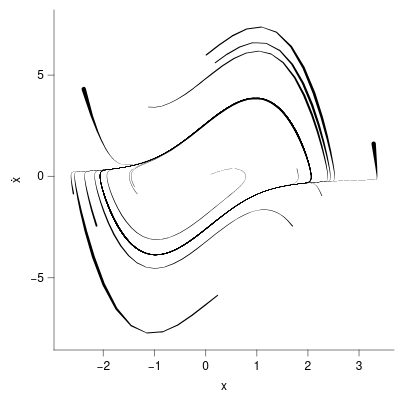

The Vega-Lite source for this figure:
### Vega-Lite specification from a JSON file in a GitHub repository (floating-point values rounded to 4 significant figures; data arrays with more than 128 entries replaced by an {"elided": "..."} marker saying what was removed)
{"background": null, "config": {"arc": {"fill": "#DBDBDB", "fillOpacity": 1.0, "innerRadius": 42.5, "padAngle": 0.03, "stroke": "black", "strokeOpacity": 1, "strokeWidth": 0.25}, "area": {"fill": "#DBDBDB", "fillOpacity": 1.0, "stroke": "black", "strokeOpacity": 1, "strokeWidth": 0.25}, "axis": {"domain": true, "domainCap": "round", "domainColor": "black", "domainWidth": 0.25, "grid": false, "gridCap": "round", "gridColor": "#F1F1F1", "gridDash": [0, 0], "gridOpacity": 1.0, "gridWidth": 0.25, "labelColor": "black", "labelFont": "Helvetica Neue, HelveticaNeue, Helvetica, Arial, sans-serif", "labelFontSize": 6, "labelFontStyle": "normal", "labelFontWeight": 400, "offset": 0, "ticks": true, "tickCap": "round", "tickColor": "black", "tickRound": false, "tickSize": 3.0, "tickWidth": 0.25, "titleColor": "black", "titleFont": "Helvetica Neue, HelveticaNeue, Helvetica, Arial, sans-serif", "titleFontSize": 6, "titleFontStyle": "normal", "titleFontWeight": 400}, "axisX": {"domain": true, "labelAlign": "center", "labelAngle": 0, "labels": true, "ticks": true, "translate": 0}, "axisY": {"domain": true, "labelAlign": "right", "labelAngle": 0, "labels": true, "ticks": true, "translate": 0}, "axisRight": {"domain": true, "labelAlign": "left", "labelAngle": 0, "labels": true, "ticks": true, "translate": 0}, "axisTop": {"domain": true, "labelAlign": "center", "labelAngle": 0, "labels": true, "ticks": true, "translate": 0}, "axisBand": {"tickOffset": 0}, "bar": {"fill": "#DBDBDB", "fillOpacity": 1.0, "stroke": "black", "strokeOpacity": 1, "strokeWidth": 0.25}, "boxplot": {"size": 15.3, "ticks": {"cornerRadius": 0.25, "fill": "black", "opacity": 1, "size": 7.65, "thickness": 0.25}, "box": {"fillOpacity": 1.0, "stroke": "black", "strokeOpacity": 1, "strokeWidth": 0.25}, "median": {"cornerRadius": 0, "fill": "black", "fillOpacity": 1.0, "opacity": 1, "size": 15.3, "thickness": 0.25}, "rule": {"fill": "black", "fillOpacity": 1.0, "size": 17.0, "stroke": "black", "strokeDash": [0, 0], "strokeOpacity": 1, "strokeWidth": 0.25}, "outliers": {"color": "black", "fill": "black", "fillOpacity": 1.0, "size": 0, "stroke": "black", "strokeOpacity": 1, "strokeWidth": 0.25}}, "circle": {"fill": "black", "fillOpacity": 1.0, "size": 2.125, "stroke": null, "strokeOpacity": 1, "strokeWidth": 0.25}, "errorband": {"band": {"fillOpacity": 0.6, "stroke": null, "strokeWidth": 0.25, "strokeOpacity": 1}, "borders": {"opacity": 0, "strokeOpacity": 1, "strokeWidth": 0.25}}, "errorbar": {"opacity": 1, "rule": {"strokeDash": [0, 0], "strokeWidth": 0.25}, "ticks": {"color": "black", "cornerRadius": 0.125, "opacity": 1, "size": 10.2, "thickness": 0.25}, "thickness": 0.25}, "font": "Helvetica Neue, HelveticaNeue, Helvetica, Arial, sans-serif", "geoshape": {"fill": "#DBDBDB", "fillOpacity": 1.0, "stroke": "black", "strokeOpacity": 1, "strokeWidth": 0.25}, "header": {"labelColor": "black", "labelFont": "Helvetica Neue, HelveticaNeue, Helvetica, Arial, sans-serif", "labelFontSize": 6, "labelFontStyle": "normal", "labelFontWeight": 400, "titleColor": "black", "titleFont": "Helvetica Neue, HelveticaNeue, Helvetica, Arial, sans-serif", "titleFontSize": 6, "titleFontStyle": "normal", "titleFontWeight": 400, "titlePadding": 0}, "legend": {"disable": false, "offset": 4.5, "titlePadding": 4, "labelOffset": 2, "gradientLabelOffset": 2, "columnPadding": 4, "rowPadding": 2, "gradientThickness": 5, "gradientOpacity": 1.0, "gradientStrokeColor": "black", "gradientStrokeWidth": 0.25, "labelColor": "black", "labelFont": "Helvetica Neue, HelveticaNeue, Helvetica, Arial, sans-serif", "labelFontSize": 6, "labelFontStyle": "normal", "labelFontWeight": 400, "strokeColor": "black", "strokeWidth": 0, "symbolSize": 36, "symbolStrokeColor": "black", "symbolStrokeWidth": 0.25, "titleColor": "black", "titleFont": "Helvetica Neue, HelveticaNeue, Helvetica, Arial, sans-serif", "titleFontSize": 6, "titleFontStyle": "normal", "titleFontWeight": 400}, "line": {"color": "black", "stroke": "black", "strokeCap": "butt", "strokeDash": [0, 0], "strokeOpacity": 1, "strokeWidth": 0.5}, "point": {"filled": true, "fill": "#DBDBDB", "fillOpacity": 1.0, "size": 8.5, "stroke": "black", "strokeOpacity": 1, "strokeWidth": 0.25}, "range": {"category": ["#9D9D9D", "#28287D", "#004225", "#47266F", "#00605D", "#DBDBDB", "#7983C1", "#6E927B", "#937FB4", "#699A97"], "diverging": {"scheme": ["#4F4265", "#6A5C82", "#85789D", "#A196B7", "#BDB5CE", "#D8D6DD", "#F6F6F6", "#CED8D7", "#9DBFBD", "#75A3A0", "#518683", "#326967", "#164D4B"]}, "heatmap": {"scheme": ["#440154", "#472270", "#433E82", "#38598C", "#2C728E", "#238A8D", "#24A086", "#39B578", "#5DC862", "#96D646", "#CAE02D", "#FDE724"]}, "ordinal": {"scheme": ["#F1F1F1", "#DBDBDB", "#C6C6C6", "#B2B2B2", "#9D9D9D", "#898989", "#767676", "#636363", "#515151", "#404040", "#2F2F2F", "#1F1F1F"]}, "ramp": {"scheme": ["#440154", "#472270", "#433E82", "#38598C", "#2C728E", "#238A8D", "#24A086", "#39B578", "#5DC862", "#96D646", "#CAE02D", "#FDE724"]}}, "rule": {"color": "black", "stroke": "black", "strokeCap": "round", "strokeDash": [2, 2], "strokeOpacity": 1, "strokeWidth": 0.25}, "scale": {"barBandPaddingInner": 0.1, "rectBandPaddingInner": 0, "tickBandPaddingInner": 0.1, "bandPaddingOuter": 0.1, "bandWithNestedOffsetPaddingInner": 0.2, "bandWithNestedOffsetPaddingOuter": 0.2, "offsetBandPaddingInner": 0, "offsetBandPaddingOuter": 0, "continuousPadding": 8.5, "round": false}, "rect": {"fill": "#DBDBDB", "fillOpacity": 1.0, "stroke": "black", "strokeOpacity": 1, "strokeWidth": 0.25}, "square": {"fill": "#DBDBDB", "fillOpacity": 1.0, "size": 17.0, "stroke": "black", "strokeOpacity": 1, "strokeWidth": 0.25}, "text": {"color": "black", "font": "Helvetica Neue, HelveticaNeue, Helvetica, Arial, sans-serif", "fontSize": 6, "fontStyle": "normal", "fontWeight": 400}, "tick": {"color": "black", "cornerRadius": 0.125, "opacity": 1.0, "size": 15.3, "thickness": 0.25}, "title": {"anchor": "middle", "frame": "group", "color": "black", "font": "Helvetica Neue, HelveticaNeue, Helvetica, Arial, sans-serif", "fontSize": 6, "fontStyle": "normal", "fontWeight": 400, "subtitleColor": "black", "subtitleFont": "Helvetica Neue, HelveticaNeue, Helvetica, Arial, sans-serif", "subtitleFontSize": 6, "subtitleFontStyle": "normal", "subtitleFontWeight": 400}, "trail": {"color": "black", "opacity": 1, "size": 0.5}, "view": {"continuousWidth": 170, "continuousHeight": 170, "discreteWidth": 170, "discreteHeight": 170, "fill": null, "stroke": null, "strokeWidth": 0.25}}, "data": {"name": "data-d9f42f7b6ec6afa8faac55e772a56cc7"}, "mark": {"type": "trail"}, "encoding": {"detail": {"field": "tid", "type": "nominal"}, "order": {"field": "order", "type": "quantitative"}, "size": {"field": "speed", "legend": null, "scale": {"range": [0.1, 2.2]}, "type": "quantitative"}, "x": {"field": "x", "title": "x", "type": "quantitative", "scale": {"nice": false}}, "y": {"field": "y", "title": "ẋ", "type": "quantitative", "scale": {"nice": false}}}, "$schema": "https://vega.github.io/schema/vega-lite/v6.4.1.json", "datasets": {"data-d9f42f7b6ec6afa8faac55e772a56cc7": {"elided": "6300 records"}}}
